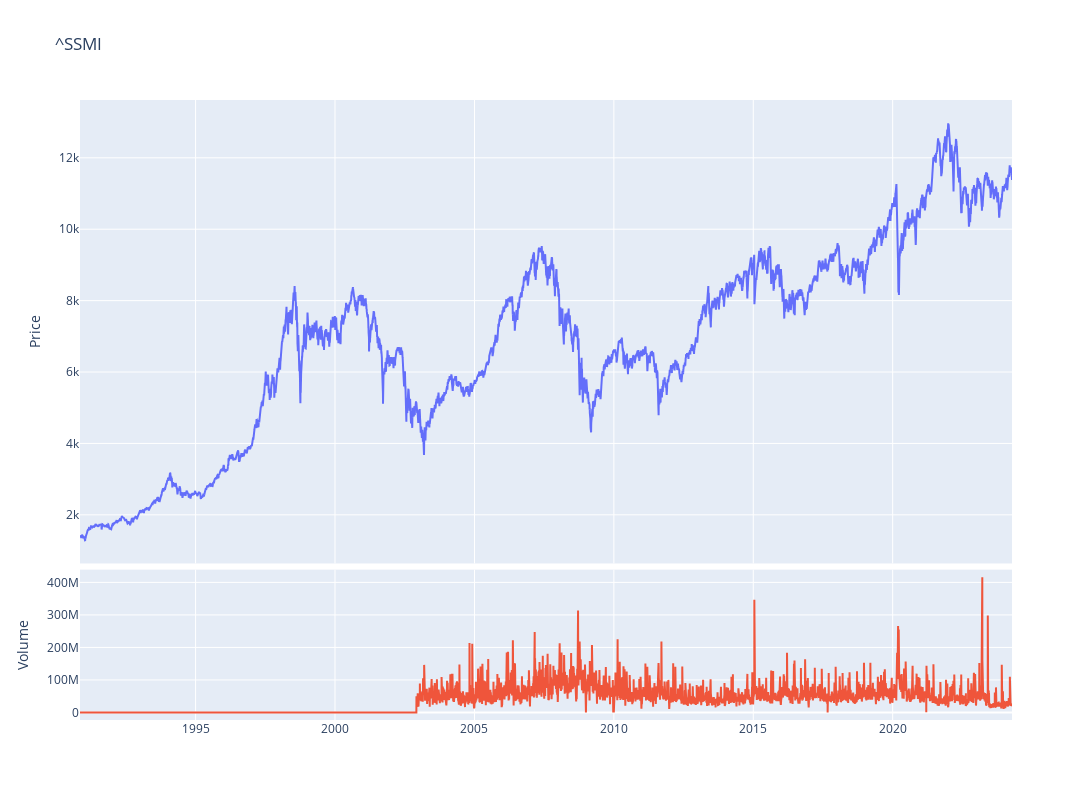

Notebook source saved alongside this figure:
### Code cell
fig = make_subplots(rows=4, cols=1,shared_xaxes=True,vertical_spacing=0.01,specs=[[{'rowspan':3,'colspan':1}],[None],[None],[{'rowspan':1,'colspan':1}]])

# Graph (1,1)
fig.add_trace(go.Scatter(x=stock_ticker.index,y=stock_ticker['Adj Close'],mode="lines",name=f"{ticker}"),row=1, col=1)
# Update xaxis properties
fig.update_yaxes(title_text="Price", row=1, col=1)

# Graph (4,1)
fig.add_trace(go.Scatter(x=stock_ticker.index,y=stock_ticker['Volume'],mode="lines",name='Volume'),row=4, col=1)
fig.update_yaxes(title_text="Volume", row=4, col=1)

fig.update_layout(height=800, width=1300,showlegend=False,title=f"{ticker}")

fig.show()

### Figure 1 — Plotly figure (JSON) as saved in the notebook; plotly's stock layout.template omitted (floating-point values rounded to 4 significant figures; data arrays with more than 128 entries replaced by an {"elided": "..."} marker saying what was removed)
{"data": [{"mode": "lines", "name": "^SSMI", "type": "scatter", "x": {"elided": "8396 str values"}, "xaxis": "x", "y": {"elided": "8396 float values"}, "yaxis": "y"}, {"mode": "lines", "name": "Volume", "type": "scatter", "x": {"elided": "8396 str values"}, "xaxis": "x2", "y": {"elided": "8396 int values"}, "yaxis": "y2"}], "layout": {"height": 800, "showlegend": false, "title": {"text": "^SSMI"}, "width": 1300, "xaxis": {"anchor": "y", "domain": [0, 1], "matches": "x2", "showticklabels": false}, "xaxis2": {"anchor": "y2", "domain": [0, 1]}, "yaxis": {"anchor": "x", "domain": [0.2525, 1], "title": {"text": "Price"}}, "yaxis2": {"anchor": "x2", "domain": [0, 0.2425], "title": {"text": "Volume"}}}}
